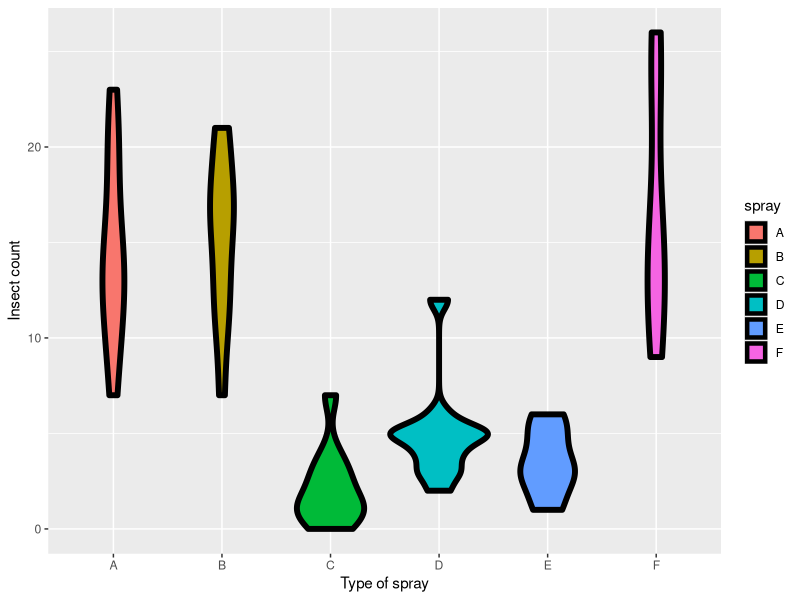
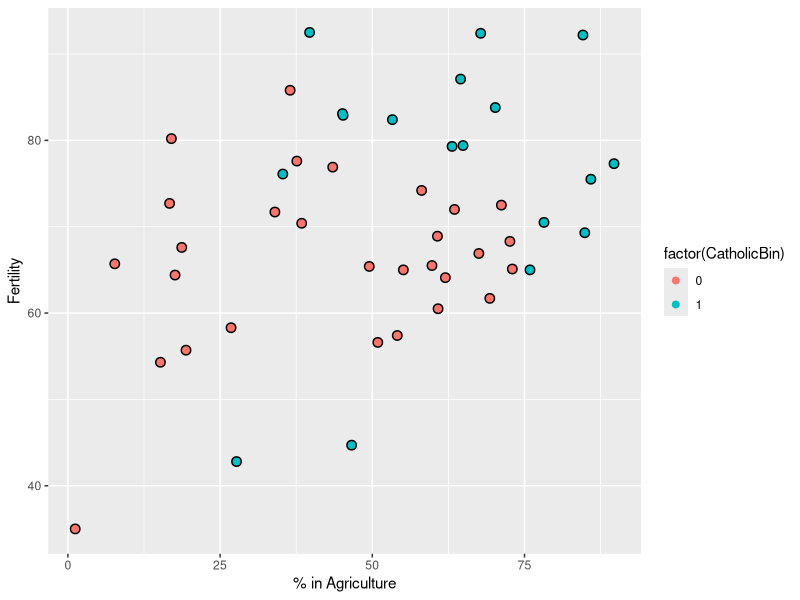
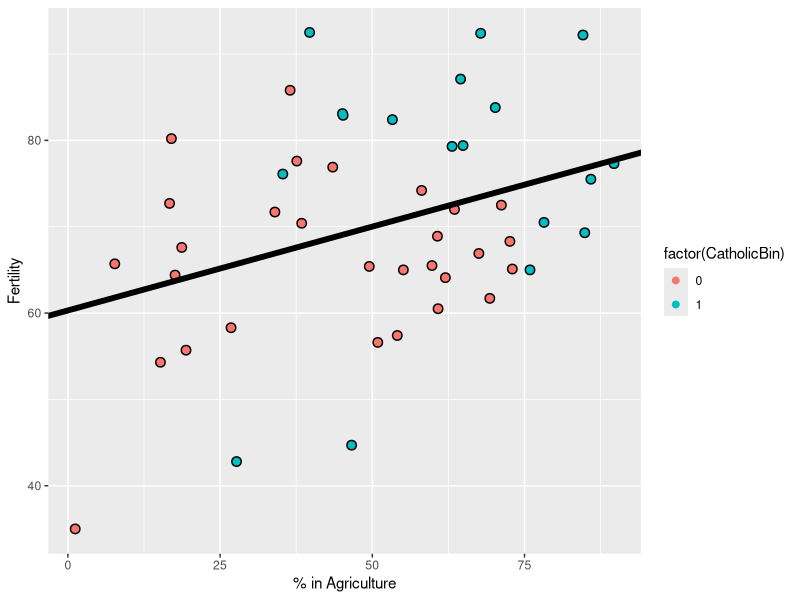

Generate these figures, in order, with R:
require(datasets);data(InsectSprays); require(stats); require(ggplot2)

#plotting the data
g = ggplot(data = InsectSprays, aes(y = count, x = spray, fill  = spray))
g = g + geom_violin(colour = "black", size = 2)
g = g + xlab("Type of spray") + ylab("Insect count")
g


# checking the coefficients
summary(lm(count ~ spray, data = InsectSprays))$coef
# T-test (p-value) test whether e.g. spray B is different from spray A

# same but doing it manually - so every level of factor if a separate predictor
# A is omitted as it's redundant (we use intercept instead)
summary(lm(count ~ 
               I(1 * (spray == 'B')) + I(1 * (spray == 'C')) + 
               I(1 * (spray == 'D')) + I(1 * (spray == 'E')) +
               I(1 * (spray == 'F'))
           , data = InsectSprays))$coef

# even if we add A - we get NA (it's redundant)
summary(lm(count ~ 
               I(1 * (spray == 'B')) + I(1 * (spray == 'C')) +  
               I(1 * (spray == 'D')) + I(1 * (spray == 'E')) +
               I(1 * (spray == 'F')) + I(1 * (spray == 'A')), 
           data = InsectSprays))

# but if we remove intercept => then A is there instead
summary(lm(count ~ spray - 1, data = InsectSprays))$coef
# but now coefficients are exactly means of corresponding factors
# while with intercept they were related to mean of A (intercept estimate)
# so T-test (p-value) tests whether e.g. spray B is killing any insects by itself (mean <> 0)

library(dplyr)
summarise(group_by(InsectSprays, spray), mn = mean(count))


## Releveling

spray2 <- relevel(InsectSprays$spray, "C")
summary(lm(count ~ spray2, data = InsectSprays))$coef
# now spray C is a reference level





## Examples with Swiss data

library(datasets); data(swiss)
head(swiss)

library(dplyr); 
swiss = mutate(swiss, CatholicBin = 1 * (Catholic > 50))

g = ggplot(swiss, aes(x = Agriculture, y = Fertility, colour = factor(CatholicBin)))
g = g + geom_point(size = 3, colour = "black") + geom_point(size = 2)
g = g + xlab("% in Agriculture") + ylab("Fertility")
g


#No effect of religion
summary(lm(Fertility ~ Agriculture, data = swiss))$coef

fit = lm(Fertility ~ Agriculture, data = swiss)
g1 = g
g1 = g1 + geom_abline(intercept = coef(fit)[1], slope = coef(fit)[2], size = 2)
g1



